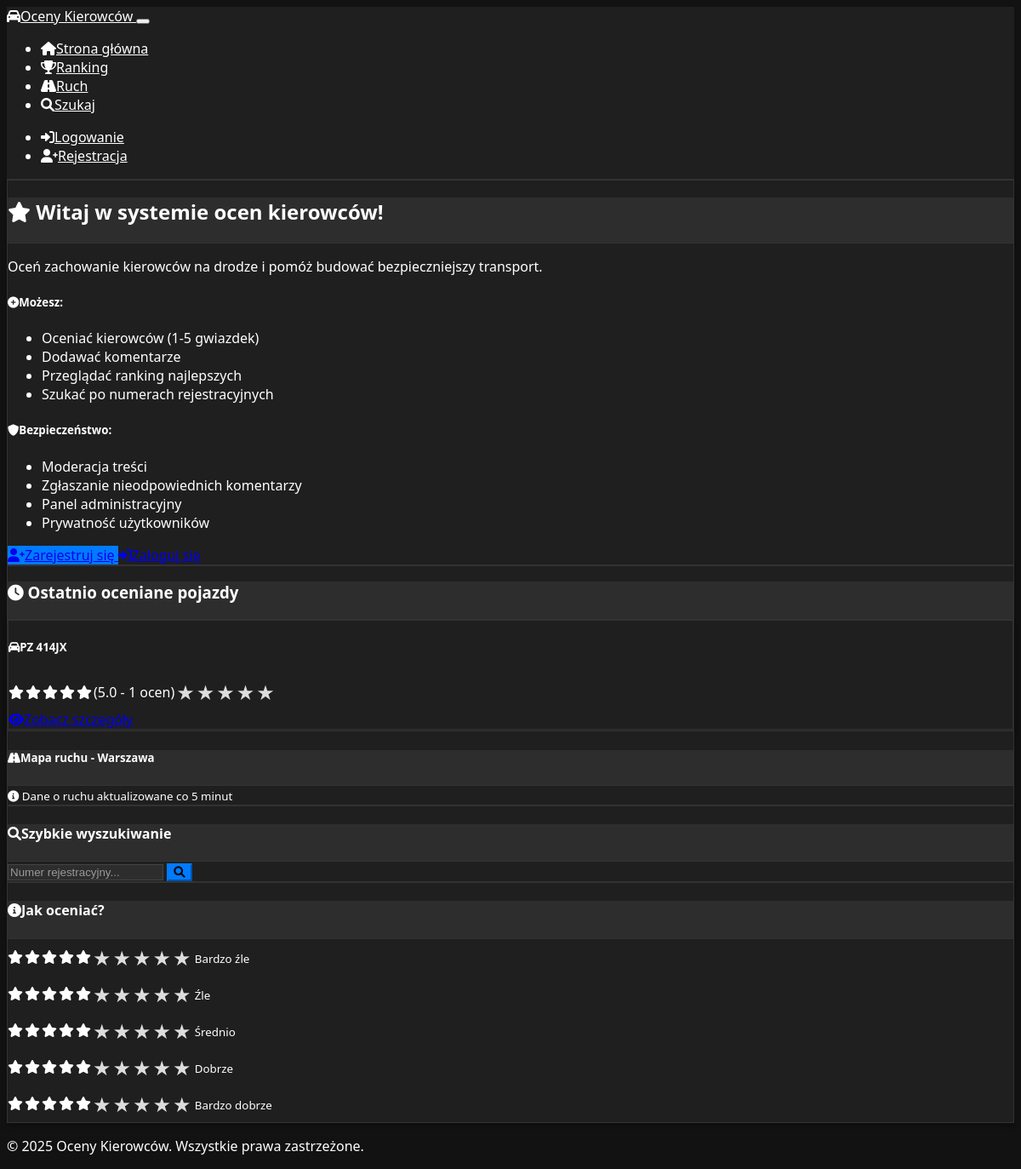
The page / on the database its author committed.
### models.py (models this page shows)
class Vehicle(db.Model):
    id = db.Column(db.Integer, primary_key=True)
    license_plate = db.Column(db.String(20), unique=True, nullable=False)
    is_blocked = db.Column(db.Boolean, default=False)
    created_at = db.Column(db.DateTime, default=datetime.utcnow)
    ratings = db.relationship('Rating', backref='vehicle', lazy='dynamic', cascade='all, delete-orphan')
    comments = db.relationship('Comment', backref='vehicle', lazy='dynamic', cascade='all, delete-orphan')
    def get_average_rating(self):
        ratings = self.ratings.all()
        if not ratings:
            return 0
        return sum(r.rating for r in ratings) / len(ratings)
    def get_rating_count(self):
        return self.ratings.count()

### app.py (the view)
@app.route('/')
def index():
    recent_ratings = db.session.query(Rating).order_by(
        Rating.created_at.desc()).limit(10).all()
    recent_vehicles = []
    seen_plates = set()
    for rating in recent_ratings:
        vehicle = Vehicle.query.get(rating.vehicle_id)
        if vehicle and vehicle.license_plate not in seen_plates:
            recent_vehicles.append(vehicle)
            seen_plates.add(vehicle.license_plate)
            if len(recent_vehicles) >= 5:
                break
    return render_template('index.html', recent_vehicles=recent_vehicles)

### app.py (called while the page is built)
def init_auth(app):
    @app.context_processor
    def inject_auth_functions():
        return {
            'get_current_user': get_current_user,
            'is_logged_in': is_logged_in,
            'is_admin': is_admin
        }

### templates/index.html (shortened to what this page needs)
{% extends "base.html" %}
{% block content %}
<div class="row">
    <div class="col-lg-8">
        <div class="card">
            <div class="card-header">
                <h2 class="card-title mb-0">
                    <i class="fas fa-star text-warning me-2"></i>
                    Witaj w systemie ocen kierowców!
                </h2>
            </div>
            <div class="card-body">
                <p class="lead">Oceń zachowanie kierowców na drodze i pomóż budować bezpieczniejszy transport.</p>
                <div class="row">
                    <div class="col-md-6">
                        <h5><i class="fas fa-plus-circle text-success me-2"></i>Możesz:</h5>
                        <ul>
                            <li>Oceniać kierowców (1-5 gwiazdek)</li>
                            <li>Dodawać komentarze</li>
                            <li>Przeglądać ranking najlepszych</li>
                            <li>Szukać po numerach rejestracyjnych</li>
                        </ul>
                    </div>
                    <div class="col-md-6">
                        <h5><i class="fas fa-shield-alt text-info me-2"></i>Bezpieczeństwo:</h5>
                        <ul>
                            <li>Moderacja treści</li>
                            <li>Zgłaszanie nieodpowiednich komentarzy</li>
                            <li>Panel administracyjny</li>
                            <li>Prywatność użytkowników</li>
                        </ul>
                    </div>
                </div>
                {% if not session.user_id %}
                <div class="text-center mt-4">
                    <a href="{{ url_for('register') }}" class="btn btn-primary me-2">
                        <i class="fas fa-user-plus me-1"></i>Zarejestruj się
                    </a>
                    <a href="{{ url_for('login') }}" class="btn btn-outline-secondary">
                        <i class="fas fa-sign-in-alt me-1"></i>Zaloguj się
                    </a>
                </div>
                {% endif %}
            </div>
        </div>
        {% if recent_vehicles %}
        <div class="card mt-4">
            <div class="card-header">
                <h3 class="card-title mb-0">
                    <i class="fas fa-clock text-info me-2"></i>
                    Ostatnio oceniane pojazdy
                </h3>
            </div>
            <div class="card-body">
                <div class="row">
                    {% for vehicle in recent_vehicles %}
                    <div class="col-md-6 mb-3">
                        <div class="card h-100">
                            <div class="card-body">
                                <h5 class="card-title">
                                    <i class="fas fa-car me-2"></i>{{ vehicle.license_plate }}
                                </h5>
                                <div class="mb-2">
                                    {% set avg_rating = vehicle.get_average_rating() %}
                                    <div class="star-rating">
                                        {% for i in range(1, 6) %}
                                            <i class="fas fa-star {% if i <= avg_rating %}text-warning{% else %}text-muted{% endif %}"></i>
                                        {% endfor %}
                                        <span class="ms-2 text-muted">
                                            ({{ "%.1f"|format(avg_rating) }} - {{ vehicle.get_rating_count() }} ocen)
                                        </span>
                                    </div>
                                </div>
                                <a href="{{ url_for('vehicle_detail', license_plate=vehicle.license_plate) }}" class="btn btn-sm btn-outline-primary">
                                    <i class="fas fa-eye me-1"></i>Zobacz szczegóły
                                </a>
                            </div>
                        </div>
                    </div>
                    {% endfor %}
                </div>
            </div>
        </div>
        {% endif %}
    </div>
    <div class="col-lg-4">
        <div class="card mb-4">
            <div class="card-header">
                <h5 class="card-title mb-0">
                    <i class="fas fa-road me-2"></i>Mapa ruchu - Warszawa
                </h5>
            </div>
            <div class="card-footer">
                <small class="text-muted">
                    <i class="fas fa-info-circle me-1"></i>
                    Dane o ruchu aktualizowane co 5 minut
                </small>
            </div>
        </div>
        <div class="card">
            <div class="card-header">
                <h4 class="card-title mb-0">
                    <i class="fas fa-search me-2"></i>Szybkie wyszukiwanie
                </h4>
            </div>
            <div class="card-body">
                <form action="{{ url_for('search') }}" method="GET">
                    <div class="input-group">
                        <input type="text" class="form-control" name="q" placeholder="Numer rejestracyjny..." pattern="[A-Za-z0-9\s]+" title="Tylko litery i cyfry">
                        <button class="btn btn-primary" type="submit">
                            <i class="fas fa-search"></i>
                        </button>
                    </div>
                </form>
            </div>
        </div>
        <div class="card mt-4">
            <div class="card-header">
                <h4 class="card-title mb-0">
                    <i class="fas fa-info-circle me-2"></i>Jak oceniać?
                </h4>
            </div>
            <div class="card-body">
                <div class="rating-guide">
                    <div class="mb-2">
                        <span class="star-rating">
                            <i class="fas fa-star text-warning"></i>
                            <i class="fas fa-star text-muted"></i>
                            <i class="fas fa-star text-muted"></i>
                            <i class="fas fa-star text-muted"></i>
                            <i class="fas fa-star text-muted"></i>
                        </span>
                        <small class="ms-2">Bardzo źle</small>
                    </div>
                    <div class="mb-2">
                        <span class="star-rating">
                            <i class="fas fa-star text-warning"></i>
                            <i class="fas fa-star text-warning"></i>
                            <i class="fas fa-star text-muted"></i>
                            <i class="fas fa-star text-muted"></i>
                            <i class="fas fa-star text-muted"></i>
                        </span>
                        <small class="ms-2">Źle</small>
                    </div>
                    <div class="mb-2">
                        <span class="star-rating">
                            <i class="fas fa-star text-warning"></i>
                            <i class="fas fa-star text-warning"></i>
                            <i class="fas fa-star text-warning"></i>
                            <i class="fas fa-star text-muted"></i>
                            <i class="fas fa-star text-muted"></i>
                        </span>
                        <small class="ms-2">Średnio</small>
                    </div>
                    <div class="mb-2">
                        <span class="star-rating">
                            <i class="fas fa-star text-warning"></i>
                            <i class="fas fa-star text-warning"></i>
                            <i class="fas fa-star text-warning"></i>
                            <i class="fas fa-star text-warning"></i>
                            <i class="fas fa-star text-muted"></i>
                        </span>
                        <small class="ms-2">Dobrze</small>
                    </div>
                    <div class="mb-2">
                        <span class="star-rating">
                            <i class="fas fa-star text-warning"></i>
                            <i class="fas fa-star text-warning"></i>
                            <i class="fas fa-star text-warning"></i>
                            <i class="fas fa-star text-warning"></i>
                            <i class="fas fa-star text-warning"></i>
                        </span>
                        <small class="ms-2">Bardzo dobrze</small>
                    </div>
                </div>
            </div>
        </div>
    </div>
</div>
{% endblock %}

### static/css/style.css (style rules this page uses)
:root { --primary-color: #007bff; --secondary-color: #6c757d; --success-color: #28a745; --danger-color: #dc3545; --warning-color: #ffc107; --info-color: #17a2b8; --dark-color: #343a40; --light-color: #f8f9fa; --star-color: #ffc107; --star-empty: #e9ecef; }
body { background-color: #121212; color: #ffffff; font-family: 'Segoe UI', Tahoma, Geneva, Verdana, sans-serif; }
.card { background-color: #1f1f1f; border: 1px solid #333; box-shadow: 0 4px 6px rgba(0, 0, 0, 0.3); transition: transform 0.2s ease, box-shadow 0.2s ease; }
.card-header { background-color: #2d2d2d; border-bottom: 1px solid #333; color: #ffffff; }
.btn-primary { background-color: var(--primary-color); border-color: var(--primary-color); transition: all 0.2s ease; }
.star-rating { display: inline-flex; align-items: center; gap: 2px; margin: 5px 0; }
.form-control { background-color: #2d2d2d; border: 1px solid #444; color: #ffffff; }
.form-control::placeholder { color: #999; }

### rows shown on the page
Vehicle: license_plate "PZ 414JX", avg_rating "5.0", get_rating_count "1"
